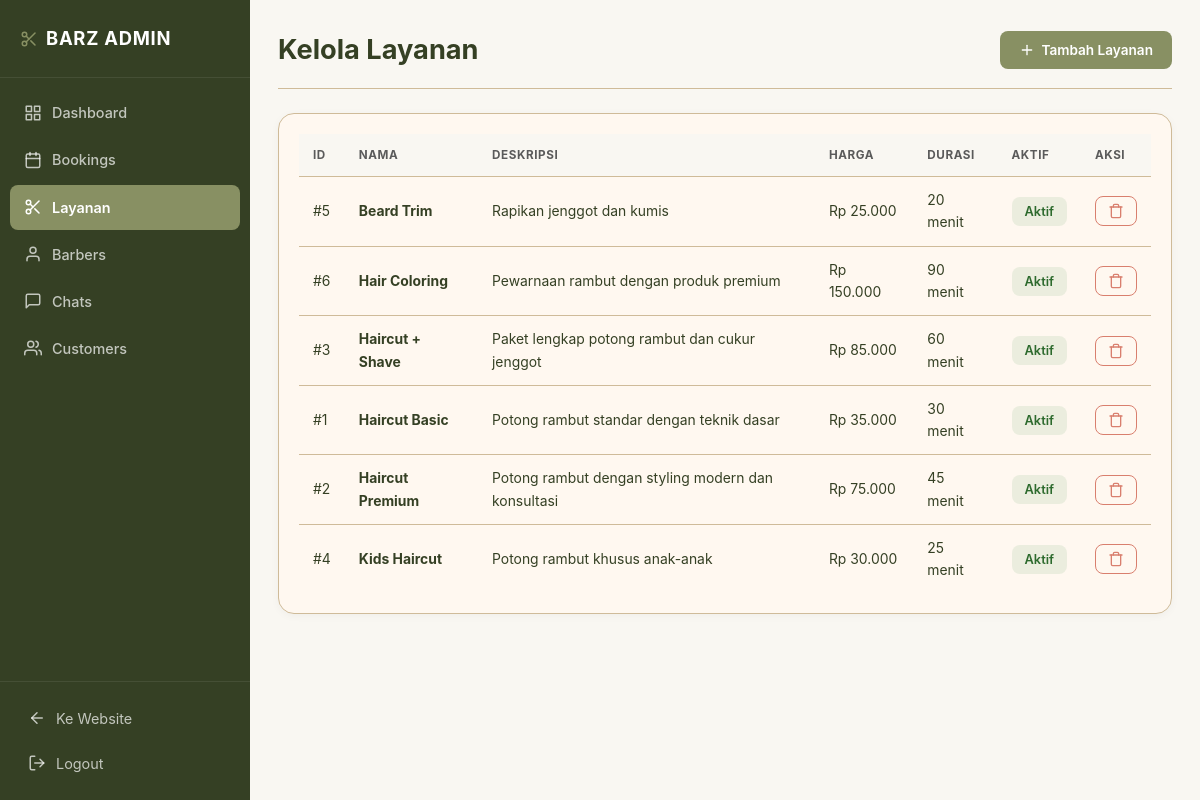
Screenshot of /admin/services.php (signed in) with the database file from the repository.
### tables this page shows
CREATE TABLE services (
    id INT AUTO_INCREMENT PRIMARY KEY,
    name VARCHAR(100) NOT NULL,
    description TEXT,
    price DECIMAL(10, 2) NOT NULL,
    duration INT NOT NULL COMMENT 'Duration in minutes',
    image VARCHAR(255),
    is_active BOOLEAN DEFAULT TRUE,
    created_at TIMESTAMP DEFAULT CURRENT_TIMESTAMP,
    updated_at TIMESTAMP DEFAULT CURRENT_TIMESTAMP ON UPDATE CURRENT_TIMESTAMP,
    INDEX idx_active (is_active)
);

### includes/functions.php (called while the page is built, shortened)
<?php
function formatPrice($price) {
    return 'Rp ' . number_format($price, 0, ',', '.');
}

### admin/services.php (the view, shortened to what this page needs)
<?php
$db = getDB();
$services = $db->query("SELECT * FROM services ORDER BY name")->fetch_all(MYSQLI_ASSOC);
?>
<div class="page">
    <div class="page-top">
        <h1>Kelola Layanan</h1>
        <button class="btn btn-p" onclick="document.getElementById('addServiceModal').showModal()">
            <svg class="ic" viewBox="0 0 24 24"><line x1="12" y1="5" x2="12" y2="19"/><line x1="5" y1="12" x2="19" y2="12"/></svg> Tambah Layanan
        </button>
    </div>
    <div class="card">
        <div class="card-b">
            <div class="twrap">
                <table>
                    <thead>
                        <tr>
                            <th>ID</th>
                            <th>Nama</th>
                            <th>Deskripsi</th>
                            <th>Harga</th>
                            <th>Durasi</th>
                            <th>Aktif</th>
                            <th>Aksi</th>
                        </tr>
                    </thead>
                    <tbody>
                        <?php foreach ($services as $svc): ?>
                        <tr>
                            <td>#<?php echo $svc['id']; ?></td>
                            <td><strong><?php echo htmlspecialchars($svc['name']); ?></strong></td>
                            <td><?php echo htmlspecialchars(substr($svc['description'], 0, 60)); ?></td>
                            <td><?php echo formatPrice($svc['price']); ?></td>
                            <td><?php echo $svc['duration']; ?> menit</td>
                            <td>
                                <form method="POST" style="display:inline">
                                    <button type="submit" name="toggle_service" class="btn btn-s <?php echo $svc['is_active'] ? 'btn-g' : 'btn-o'; ?>">
                                        <?php echo $svc['is_active'] ? 'Aktif' : 'Nonaktif'; ?>
                                    </button>
                                </form>
                            </td>
                            <td>
                                <form method="POST" style="display:inline" onsubmit="return confirm('Yakin hapus layanan ini?')">
                                    <button type="submit" name="delete_service" class="btn btn-s btn-d" aria-label="Hapus layanan">
                                        <svg class="ic" viewBox="0 0 24 24"><polyline points="3 6 5 6 21 6"/><path d="M19 6v14a2 2 0 0 1-2 2H7a2 2 0 0 1-2-2V6m3 0V4a2 2 0 0 1 2-2h4a2 2 0 0 1 2 2v2"/></svg>
                                    </button>
                                </form>
                            </td>
                        </tr>
                        <?php endforeach; ?>
                    </tbody>
                </table>
            </div>
        </div>
    </div>
</div>
<?php
include __DIR__ . '/layout.php';
?>

### admin/assets/css/admin.css (style rules this page uses)
:root { --bg:#F9F7F2; --surface:#FFF8F0; --ink:#354024; --muted:#5A5A5A; --accent:#889063; --accent-hi:#767E54; --taupe:#C9A876; --cafe:#4C3D19; --bone:#E5D7C4; --ok:#6FA86F; --bad:#D97F6E; --line:#CFBB99; --dark:#354024; --sbw:250px; --r-card:16px; --r-btn:16px; --r-in:4px; --sh:0 2px 8px rgba(0,0,0,.04); --sh-up:0 8px 24px rgba(0,0,0,.14); --font:-apple-system,BlinkMacSystemFont,"Segoe UI",Roboto,"Helvetica Neue",Arial,"Noto Sans",sans-serif; }
*,*::before,*::after { box-sizing:border-box;margin:0;padding:0 }
html { font-size:16px }
body { font-family:var(--font);background:var(--bg);color:var(--ink);line-height:1.6;-webkit-font-smoothing:antialiased;overflow-x:hidden }
h1,h2,h3,h4 { font-family:var(--font) }
svg.ic { width:18px;height:18px;flex:none;fill:none;stroke:currentColor;stroke-width:2;stroke-linecap:round;stroke-linejoin:round }
.page { padding:28px;max-width:1200px }
.page-top { display:flex;justify-content:space-between;align-items:center;gap:12px;flex-wrap:wrap;margin-bottom:24px;padding-bottom:16px;border-bottom:1px solid var(--line) }
.page-top h1 { font-size:1.7rem }
.card { background:var(--surface);border:1px solid var(--line);border-radius:var(--r-card);box-shadow:var(--sh);overflow:hidden;margin-bottom:20px }
.card-b { padding:20px }
.twrap { overflow-x:auto }
table { width:100%;border-collapse:collapse }
th,td { padding:12px 14px;text-align:left;border-bottom:1px solid var(--line);font-size:.87rem }
thead th { font-size:.73rem;text-transform:uppercase;letter-spacing:.05em;color:var(--muted);background:var(--bg) }
tbody tr:last-child td { border-bottom:0 }
.btn { display:inline-flex;align-items:center;gap:6px;padding:10px 18px;border-radius:8px;font-size:.85rem;font-weight:600;text-decoration:none;cursor:pointer;border:1px solid transparent;transition:background 200ms,color 200ms,border-color 200ms;font-family:var(--font) }
.btn svg.ic { width:16px;height:16px }
.btn-p { background:var(--accent);color:#fff }
.btn-d { background:transparent;color:var(--bad);border-color:var(--bad) }
.btn-g { background:rgba(111,168,111,.14);color:#2d6a2d }
.btn-s { padding:6px 12px;font-size:.8rem }

### rows the page displays
services: id "5", name "Beard Trim", description "Rapikan jenggot dan kumis", price "Rp 25.000", duration "20", is_active "Aktif"
services: id "6", name "Hair Coloring", description "Pewarnaan rambut dengan produk premium", price "Rp 150.000", duration "90", is_active "Aktif"
services: id "3", name "Haircut + Shave", description "Paket lengkap potong rambut dan cukur jenggot", price "Rp 85.000", duration "60", is_active "Aktif"
services: id "1", name "Haircut Basic", description "Potong rambut standar dengan teknik dasar", price "Rp 35.000", duration "30", is_active "Aktif"
services: id "2", name "Haircut Premium", description "Potong rambut dengan styling modern dan konsultasi", price "Rp 75.000", duration "45", is_active "Aktif"
services: id "4", name "Kids Haircut", description "Potong rambut khusus anak-anak", price "Rp 30.000", duration "25", is_active "Aktif"
